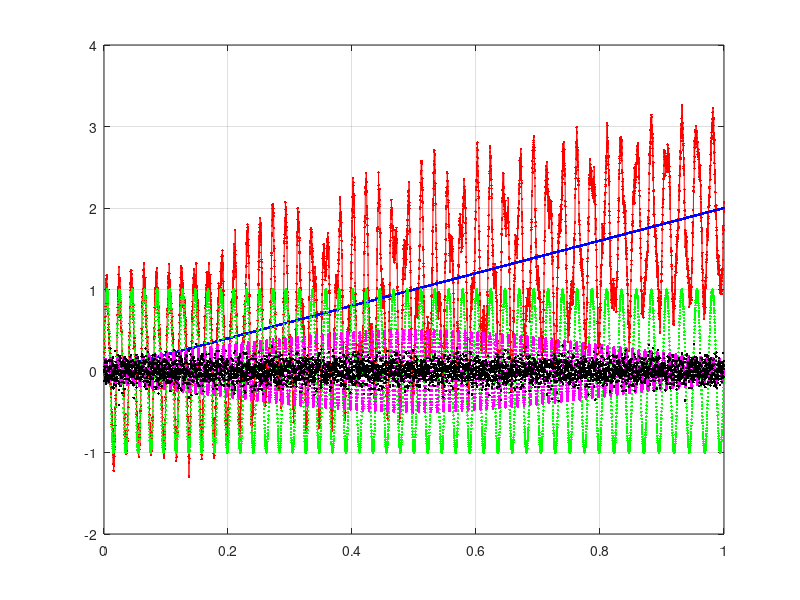
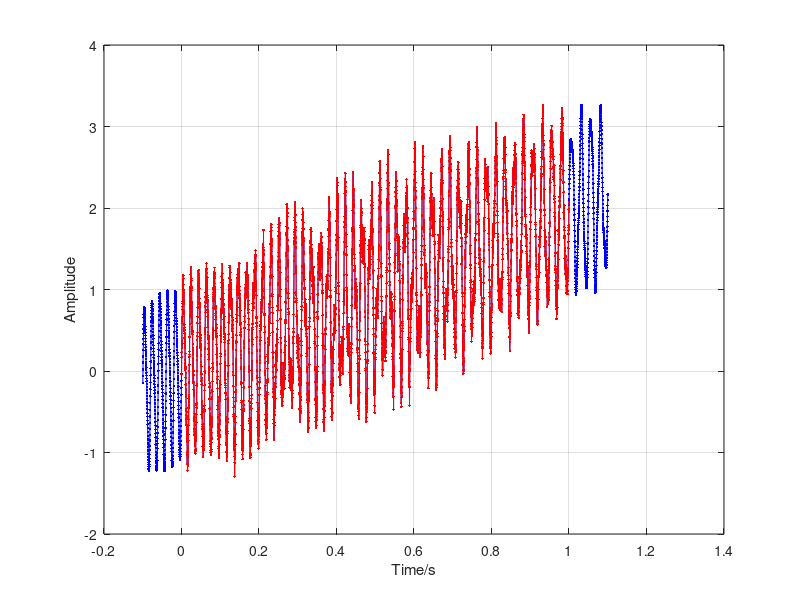
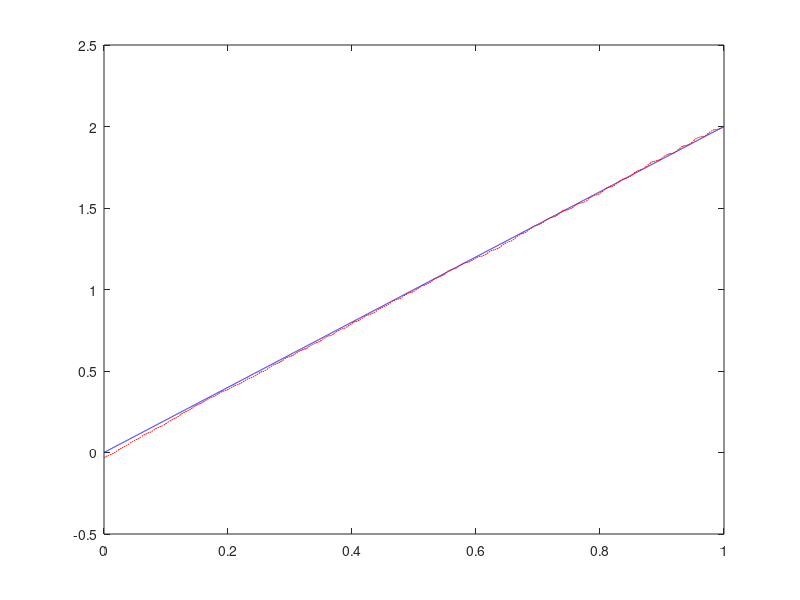
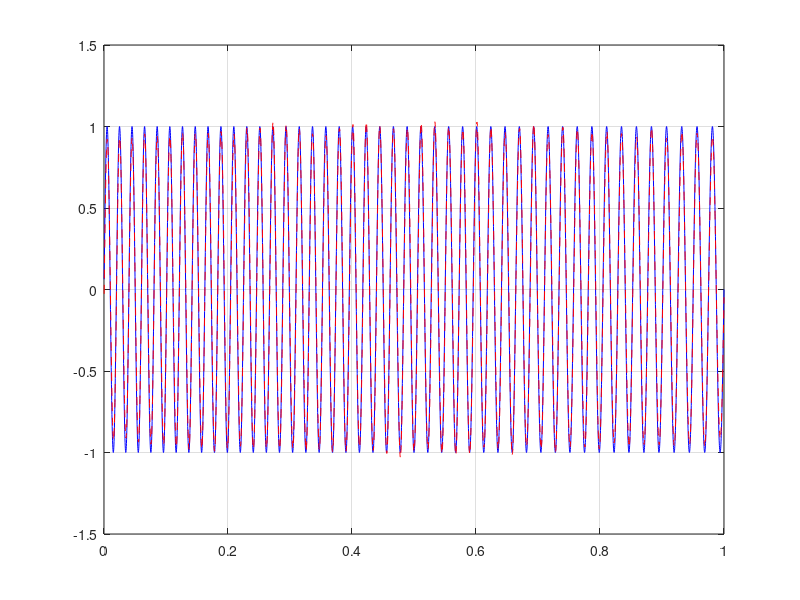

Recreate these plots in MATLAB, in order.
%This code is for algorithm QVMD, for extracting the signal components
%sequentially from the non-stationary signal mixture. The paper to describe 
%the algorithm is named "A Queued Variational Mode Decomposition Method". 
%It is finished by Chen Wei and ZhangYong in 2021 at JXUFE, Nanchang, China.
clear all
close all
ts = 0.0002;
fs = 1/ts;
N = 1/ts;

k = 1:N;
t = k*ts;

%y1=1./(1.2+cos(2*pi*t));
%y2=cos(32*pi*t+0.2*cos(64*pi*t))./(1.5+sin(2*pi*t)); 
%y1=sawtooth(t*2*pi*20);
%y2=0.2*sin(2*pi*50*t); no
y1=2*t;
y2=1*sin(2*pi*50*t-10*pi*t.^2);
y3=0.5*(exp(-5*(t-0.5).^2)).*sin(200*pi*t);
y4=randn(1,N)*0.1;
%y2=2*t;


%y3=0;y4=0;
y=y1+y2+y3+y4;
%y1=4*t+1;
%y2=(2+5*(t-0.5).^2).*sin(60*pi*t)*0.6;
%y3=1*sin(120*pi*t-2*t.^2);
%y4=randn(1,N)*0.2;

figure(1), plot(t,y,'r.-',t,y1,'b.',t,y2,'g.',t,y3,'m.',t,y4,'k.'),grid on;

 

%% elongation 1   %%%%%%%%
sp=polyfit(t,y,2);%%trend of the complete region
ytrend=polyval(sp,t);
y=y-ytrend;

LeL=round(N/10);
Np=3;
%elongate in left
xL=t(1:LeL);
yL=y(1:LeL);
%yLtrend=polyval(sp,xL);
%yL=yL-yLtrend;

fL=fft(yL,LeL);
f=(0:LeL-1)*fs/LeL;
[magL,pos]=sort(abs(fL(1:end/2))*2/LeL,'descend');

fre=f(pos(1:Np));
A=magL(1:Np);
ph=angle(fL(pos(1:Np)));

flag=0;
for i=1:Np
    if pos(i)==1
        A(i)=A(i)/2;
        flag=1;
        break;
    end
end

if flag==0
    A=[A,abs(fL(1))*2/LeL/2];
    fre=[fre,f(1)];
    ph=[ph,angle(fL(1))];
end


tL=[t(1)-LeL*ts:ts:t(1)-ts];
ytrendL=polyval(sp,tL);
%figure(2), plot(tL,ytrendL,'b.'),grid on;hold on;
yLe=ytrendL;
for i=1:length(A)
yLe=A(i)*cos(fre(i)*2*pi*tL+ph(i))+yLe;
end


clear  pos A fre ph f
xR=t(end-LeL+1:end);
yR=y(end-LeL+1:end);

%yRtrend=polyval(sp,xR);
%yR=yR-yRtrend;
fR=fft(yR,LeL);
f=(0:LeL-1)*fs/LeL;
[magR,pos]=sort(abs(fR(1:end/2))*2/LeL,'descend');

fre=f(pos(1:Np));
A=magR(1:Np);
ph=angle(fR(pos(1:Np)));

flag=0;
for i=1:Np
    if pos(i)==1
        A(i)=A(i)/2;
        flag=1;
        break;
    end
end

if flag==0
    A=[A,abs(fR(1))*2/LeL/2];
    fre=[fre,f(1)];
    ph=[ph,angle(fR(1))];
end


tR=[t(end)+ts:ts:t(end)+LeL*ts];
ytrendR=polyval(sp,tR);
yRe=ytrendR;
%figure(2), plot(tR,ytrendR,'r.-'),hold on
for i=1:length(A)
yRe=A(i)*cos(fre(i)*2*pi*tR+ph(i))+yRe;
end
y=y+ytrend;
ye=[yLe y yRe];
te=[tL t tR];
figure(2), plot(te,ye,'b.-',t,y,'r.-'),hold off,grid on;xlabel('Time/s'),ylabel('Amplitude');

yh = hilbert(ye);    % 
Nn=length(ye);
fyf=fft(yh,Nn);
fxx=[0:1/(Nn*ts):1/ts];
fxf=fxx(1:end-1);
fy=fyf(1:Nn/2);
fx=fxf(1:Nn/2);
% figure(3),plot(fx,abs(fy),'r.-');grid on
%% decomposition 1  %%%%%%%%%%%%%%%%%%%%%%%%%%%%%%%%%

[v,p]=max(abs(fy));
u10=[zeros(1,p-1) v zeros(1,length(fy)-p)];
m=100;
alpha=1;
beta=1e-2;  %%the higher the noise level,the smaller the beta
    
k=0;
while k<m    
    wc0=sum(fx.*(abs(u10).^2))/sum(abs(u10).^2);
    wcr0=sum(fx.*(abs(fy-u10).^2))/sum(abs(fy-u10).^2);       
    u11=(fy.*(1+beta*(fx-wcr0).^2))./(1+alpha.*(fx-wc0).^2+beta*(fx-wcr0).^2);
    wc1=sum(fx.*(abs(u11).^2))/sum(abs(u11).^2);
    wcr1=sum(fx.*(abs(fy-u11).^2))/sum(abs(fy-u11).^2);

    u10=u11;
    if abs(wc0-wc1)<1e-3
        break;
    end
    wc0;
    wc1;
    wc0=wc1;
    wcr0=wcr1;
    k=k+1;
    
end
y11=ifft(u11,Nn);
yr11=real(y11);
yr1=yr11(LeL:LeL+N-1);
u1=yr1;
figure(3),plot(t,y1,'b-',t,u1,'r--');
%% elongation 2%%%%%

y=y-yr1;
sp=polyfit(t,y,2);
ytrend=polyval(sp,t);
y=y-ytrend;

xL=t(1:LeL);
yL=y(1:LeL);
fL=fft(yL,LeL);
f=(0:LeL-1)*fs/LeL;

[v1,p1]=max(abs(fL(1:end/2))*2/LeL);
fre1=f(p1);
A1=v1;
ph1=angle(fL(p1));
fLRemaining=[zeros(1,p1-1),v1,zeros(1,LeL/2-p1)];
[v2,p2]=max(abs(fL(1:end/2))*2/LeL-fLRemaining);
fre2=f(p2);
A2=v2;
ph2=angle(fL(p2));

if p1==1
    A1=A1/2;
end
if p2==1
    A2=A2/2;
end
tL=[t(1)-3*LeL*ts:ts:t(1)-ts];
ytrendL=polyval(sp,tL);
yLe=A1*cos(fre1*2*pi*tL+ph1)+A2*cos(fre2*2*pi*tL+ph2)+ytrendL;

%elongate in right
xR=t(end-LeL+1:end);
yR=y(end-LeL+1:end);
fR=fft(yR,LeL);
f=(0:LeL-1)*fs/LeL;

[v1,p1]=max(abs(fR(1:end/2))*2/LeL);
fre1=f(p1);
A1=v1;
ph1=angle(fR(p1));
fRRemaining=[zeros(1,p1-1),v1,zeros(1,LeL/2-p1)];

[v2,p2]=max(abs(fR(1:end/2))*2/LeL-fRRemaining);
fre2=f(p2);
A2=v2;
ph2=angle(fR(p2));

if p1==1
    A1=A1/2;
end
if p2==1
    A2=A2/2;
end

tR=[t(end)+ts:ts:t(end)+3*LeL*ts];
ytrendR=polyval(sp,tR);
yRe=A1*cos(fre1*2*pi*tR+ph1)+A2*cos(fre2*2*pi*tR+ph2)+ytrendR;
y=y+ytrend;
ye=[yLe y yRe];
te=[tL t tR];
yh = hilbert(ye); 
Nn=length(ye);
fyf=fft(yh,Nn);
fxx=[0:1/(Nn*ts):1/ts];
fxf=fxx(1:end-1);

fy=fyf(1:Nn/2);
fx=fxf(1:Nn/2);
% figure(8),plot(fx,abs(fy),'r-');grid on

%% decomposition2 %%%
[v,p]=max(abs(fy));
u10=[zeros(1,p-1) v zeros(1,length(fy)-p)];
m=100;
alpha=1;
beta=1e-2;
    
k=0;
while k<m    
    wc0=sum(fx.*(abs(u10).^2))/sum(abs(u10).^2);
    wcr0=sum(fx.*(abs(fy-u10).^2))/sum(abs(fy-u10).^2);    
    u11=(fy.*(1+beta*(fx-wcr0).^2))./(1+alpha.*(fx-wc0).^2+beta*(fx-wcr0).^2);
    wc1=sum(fx.*(abs(u11).^2))/sum(abs(u11).^2);
    wcr1=sum(fx.*(abs(fy-u11).^2))/sum(abs(fy-u11).^2);
    u10=u11;
    if abs(wc0-wc1)<1e-3
        break;
    end
    wc0=wc1;
    wcr0=wcr1;
    k=k+1;    
end

y11=ifft(u11,Nn);
yr11=real(y11);
yr1=yr11(3*LeL:3*LeL+N-1);
u2=yr1;
figure(4),plot(t,y2,'b-',t,u2,'r--');grid on
%%
%% elongation  3 %%%%
y=y-yr1;
sp=polyfit(t,y,2);
ytrend=polyval(sp,t);

y=y-ytrend;

LeL=500;
%elongate in left
xL=t(1:LeL);
yL=y(1:LeL);
fL=fft(yL,LeL);
f=(0:LeL-1)*fs/LeL;
[v1,p1]=max(abs(fL(1:end/2))*2/LeL);
fre1=f(p1);
A1=v1;
ph1=angle(fL(p1));

fLRemaining=[zeros(1,p1-1),v1,zeros(1,LeL/2-p1)];
[v2,p2]=max(abs(fL(1:end/2))*2/LeL-fLRemaining);
fre2=f(p2);
A2=v2;
ph2=angle(fL(p2));
if p1==1
    A1=A1/2;
end
if p2==1
    A2=A2/2;
end

tL=[t(1)-3*LeL*ts:ts:t(1)-ts];
ytrendL=polyval(sp,tL);
yLe=A1*cos(fre1*2*pi*tL+ph1)+A2*cos(fre2*2*pi*tL+ph2)+ytrendL;

%elongate in right
xR=t(end-LeL+1:end);
yR=y(end-LeL+1:end);
fR=fft(yR,LeL);
f=(0:LeL-1)*fs/LeL;
[v1,p1]=max(abs(fR(1:end/2))*2/LeL);
fre1=f(p1);
A1=v1;
ph1=angle(fR(p1));

fRRemaining=[zeros(1,p1-1),v1,zeros(1,LeL/2-p1)];
[v2,p2]=max(abs(fR(1:end/2))*2/LeL-fRRemaining);
fre2=f(p2);
A2=v2;
ph2=angle(fR(p2));

if p1==1
    A1=A1/2;
end
if p2==1
    A2=A2/2;
end


tR=[t(end)+ts:ts:t(end)+3*LeL*ts];
ytrendR=polyval(sp,tR);
yRe=A1*cos(fre1*2*pi*tR+ph1)+A2*cos(fre2*2*pi*tR+ph2)+ytrendR;

y=y+ytrend;
ye=[yLe y yRe];
te=[tL t tR];
yh = hilbert(ye); 
Nn=length(ye);
fyf=fft(yh,Nn);
fxx=[0:1/(Nn*ts):1/ts];
fxf=fxx(1:end-1);
fy=fyf(1:Nn/2);
fx=fxf(1:Nn/2);

%% decomposition 3%%
[v,p]=max(abs(fy));
u10=[zeros(1,p-1) v zeros(1,length(fy)-p)];
%u10=fy/2;
m=100;
alpha=1;
beta=1e-3;    
k=0;
while k<m    
    wc0=sum(fx.*(abs(u10).^2))/sum(abs(u10).^2);
    wcr0=sum(fx.*(abs(fy-u10).^2))/sum(abs(fy-u10).^2);    
    u11=(fy.*(1+beta*(fx-wcr0).^2))./(1+alpha.*(fx-wc0).^2+beta*(fx-wcr0).^2);
    wc1=sum(fx.*(abs(u11).^2))/sum(abs(u11).^2);
    wcr1=sum(fx.*(abs(fy-u11).^2))/sum(abs(fy-u11).^2);
    u10=u11;
    if abs(wc0-wc1)<1e-3
        break;
    end
    wc0=wc1;
    wcr0=wcr1;
    k=k+1;
    
end

y11=ifft(u11,Nn);
yr11=real(y11);
yr1=yr11(3*LeL:3*LeL+N-1);
u3=yr1;

figure(5),plot(t,y3,'b-',t,u3,'r--');grid on



%% elongation  4 %%%%
y=y-yr1;
sp=polyfit(t,y,2);
ytrend=polyval(sp,t);
y=y-ytrend;

LeL=500;
%elongate in left
xL=t(1:LeL);
yL=y(1:LeL);
fL=fft(yL,LeL);
f=(0:LeL-1)*fs/LeL;
[v1,p1]=max(abs(fL(1:end/2))*2/LeL);
fre1=f(p1);
A1=v1;
ph1=angle(fL(p1));
fLRemaining=[zeros(1,p1-1),v1,zeros(1,LeL/2-p1)];
[v2,p2]=max(abs(fL(1:end/2))*2/LeL-fLRemaining);
fre2=f(p2);
A2=v2;
ph2=angle(fL(p2));

if p1==1
    A1=A1/2;
end
if p2==1
    A2=A2/2;
end

tL=[t(1)-3*LeL*ts:ts:t(1)-ts];
ytrendL=polyval(sp,tL);
yLe=A1*cos(fre1*2*pi*tL+ph1)+A2*cos(fre2*2*pi*tL+ph2)+ytrendL;

%elongate in right
xR=t(end-LeL+1:end);
yR=y(end-LeL+1:end);

fR=fft(yR,LeL);
f=(0:LeL-1)*fs/LeL;

[v1,p1]=max(abs(fR(1:end/2))*2/LeL);
fre1=f(p1);
A1=v1;
ph1=angle(fR(p1));
fRRemaining=[zeros(1,p1-1),v1,zeros(1,LeL/2-p1)];
[v2,p2]=max(abs(fR(1:end/2))*2/LeL-fRRemaining);
fre2=f(p2);
A2=v2;
ph2=angle(fR(p2));

if p1==1
    A1=A1/2;
end
if p2==1
    A2=A2/2;
end

tR=[t(end)+ts:ts:t(end)+3*LeL*ts];
ytrendR=polyval(sp,tR);
yRe=A1*cos(fre1*2*pi*tR+ph1)+A2*cos(fre2*2*pi*tR+ph2)+ytrendR;
y=y+ytrend;
ye=[yLe y yRe];
te=[tL t tR];
yh = hilbert(ye);    
Nn=length(ye);
fyf=fft(yh,Nn);
fxx=[0:1/(Nn*ts):1/ts];
fxf=fxx(1:end-1);
fy=fyf(1:Nn/2);
fx=fxf(1:Nn/2);


%% %% decomposition 4%%
[v,p]=max(abs(fy));
u10=[zeros(1,p-1) v zeros(1,length(fy)-p)];
m=100;
alpha=1;
beta=1e-5;
    
k=0;
while k<m    
    wc0=sum(fx.*(abs(u10).^2))/sum(abs(u10).^2);
    wcr0=sum(fx.*(abs(fy-u10).^2))/sum(abs(fy-u10).^2);
      
    u11=(fy.*(1+beta*(fx-wcr0).^2))./(1+alpha.*(fx-wc0).^2+beta*(fx-wcr0).^2);
    wc1=sum(fx.*(abs(u11).^2))/sum(abs(u11).^2);
    wcr1=sum(fx.*(abs(fy-u11).^2))/sum(abs(fy-u11).^2);
    u10=u11;
    if abs(wc0-wc1)<1e-3
        break;
    end
    wc0=wc1;
    wcr0=wcr1;
    k=k+1;
    
end

y11=ifft(u11,Nn);
yr11=real(y11);
yr1=yr11(3*LeL:3*LeL+N-1);
u32=yr1;

figure(6),plot(t,y3,'b-',t,u32,'r--');grid on
figure(7),plot(t,y3,'b-',t,u32+u3,'r--',t,u3,'k--');grid on

